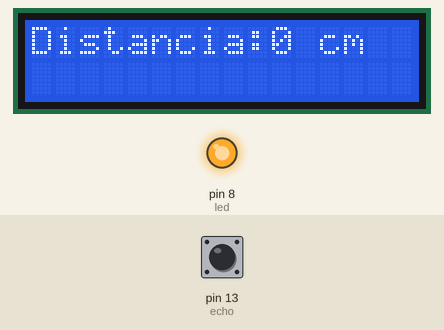
This sketch was run on a simulated Arduino Uno, built with avr-gcc and run on an emulated ATmega328P. Shown: 16×2 character LCD, output pins drawn as LEDs (lit = HIGH). The test bench sets the inputs (shaded band); at power-on: pin 13 (echo) LOW. Pins used as bus, display or sensor lines are not drawn; what the sketch prints to the serial monitor is not drawn.

Above: at 1.7 s.
1.8 s: pin 13 (echo) pulsed HIGH 5 times (0.12 s each, 0.3 s apart)
At 2.6 s:
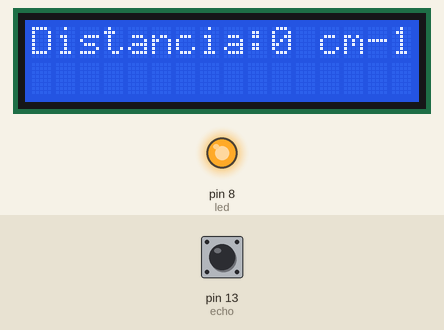
At 7.0 s:
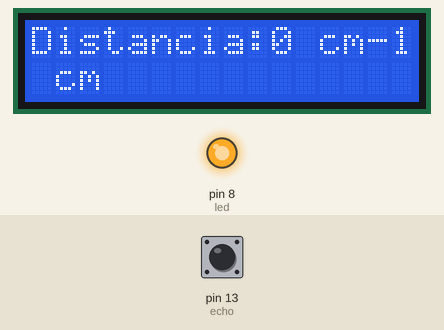
Timing chart, 0 to 8.5 s (numbered marks = the images above; inputs shaded):
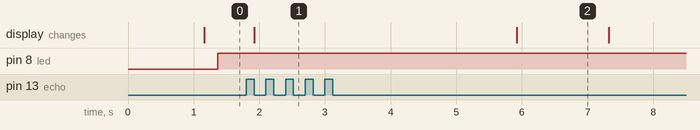

The sketch:

SensorUltrasonico+LCD_AMAS.ino
```cpp
#include <LiquidCrystal.h>

// declaramos variables
int trig = 10;
int echo = 13;
int led = 8;
int duracion;
int distancia;

LiquidCrystal lcd(7, 6, 5, 4, 3, 2);

void setup() {
  Serial.begin(9600);       // inicia la comunicacion
  lcd.begin(16, 2);         // especificamos el tamaño de la pantalla
  pinMode(trig, OUTPUT);    // el trig tendra datos de salida
  pinMode(echo, INPUT);     // el echo recibira datos
  pinMode(led, OUTPUT);     //el led tendra datos de salida
  lcd.print("Distancia:");  // muestra el texto "Distancia:" en la primera línea del LCD
}

void loop() {
  // activa el sensor ultrasónico
  digitalWrite(trig, HIGH);
  delay(100);
  digitalWrite(trig, LOW);

  // calcula la duración y la distancia
  duracion = pulseIn(echo, HIGH);
  distancia = duracion / 58.2;

  // muestra la distancia
  Serial.print("Centimetros: ");
  Serial.print(distancia);
  Serial.println();

  //muestra la distancia en el LCD
  lcd.print(distancia);     // muestra la distancia
  lcd.print(" cm");

  delay(200);

//indicamos que se encienda el led si la distancia es menor o igual a 20cm
  if(distancia <= 20) {
    digitalWrite(led, HIGH);
    delay(100);
  } else { //y apaga el led si la distancia es mayor a 20 com
    digitalWrite(led, LOW);   // Apaga el LED si la distancia es mayor a 20 cm
    delay(100);
  }
}
```
